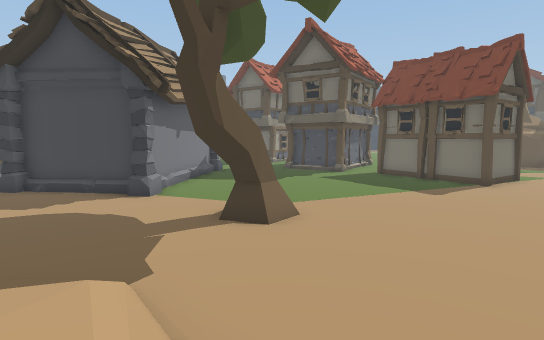
[1] (above)

24 first-person views from a walk through a Unity game level. The camera is 1.2 m above the floor, tilts 6° down and sees 80° across. The floor is counted in squares, 1 m on a side. Each view is taken from the middle of a square. On the plan, view 1 faces up. The plan holds only what a view shows up to about 14 squares ahead; the rest is blank. The place goes on beyond the plan. The player character is not drawn.

[2]
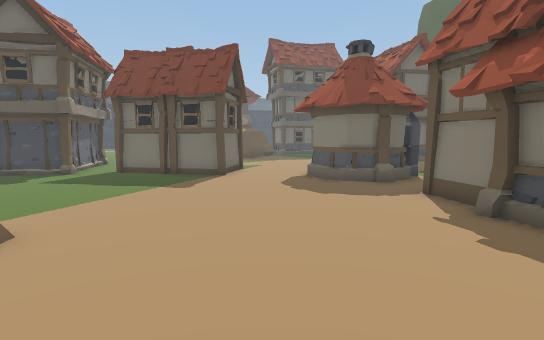

[3]
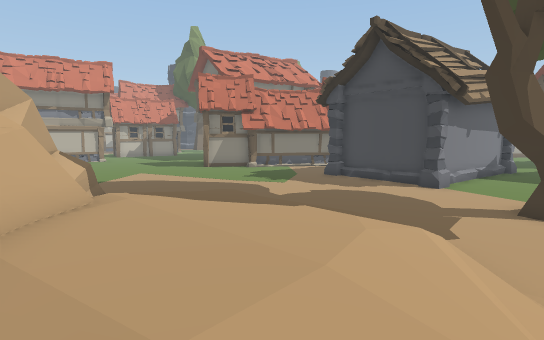

[4]
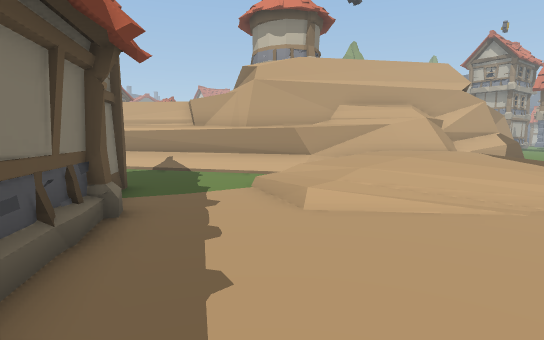

[5]
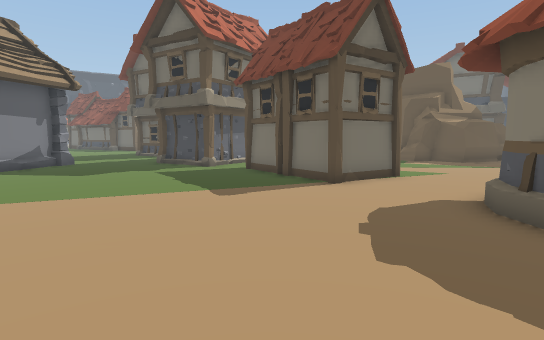

[6]
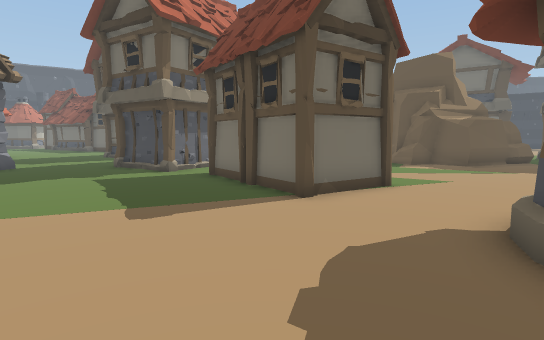

[7]
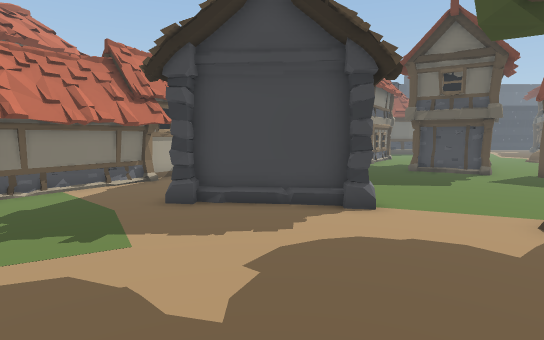

[8]
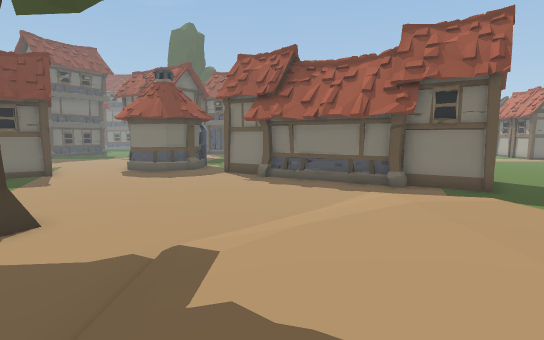

[9]
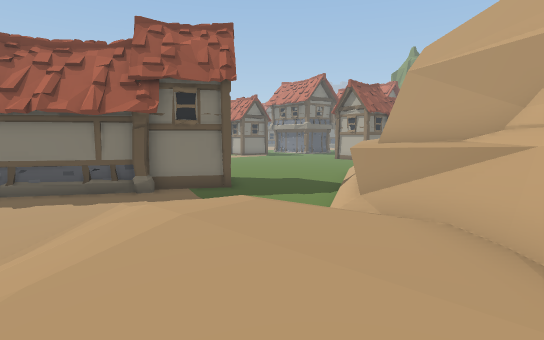

[10]
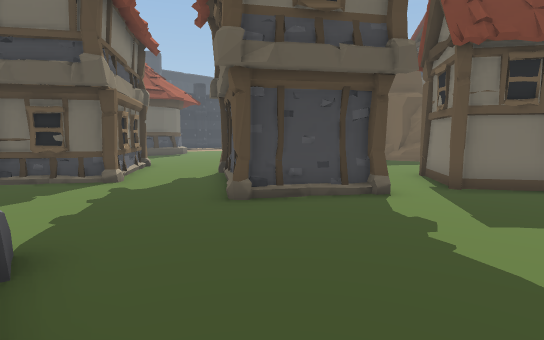

[11]
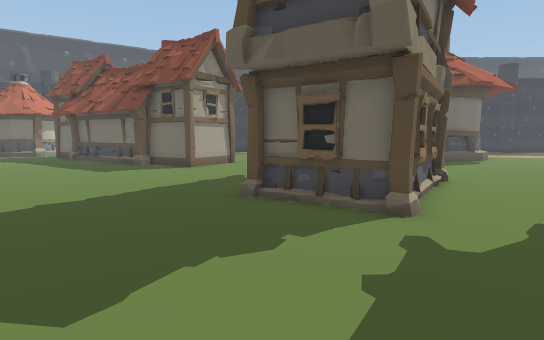

[12]
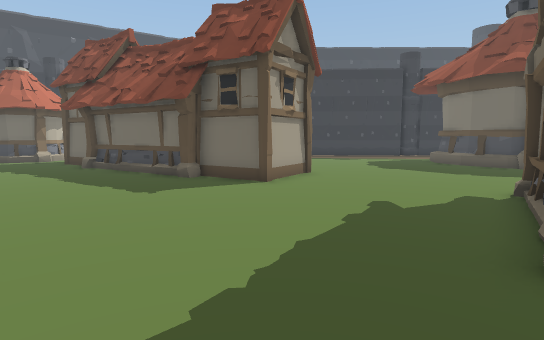

[13]
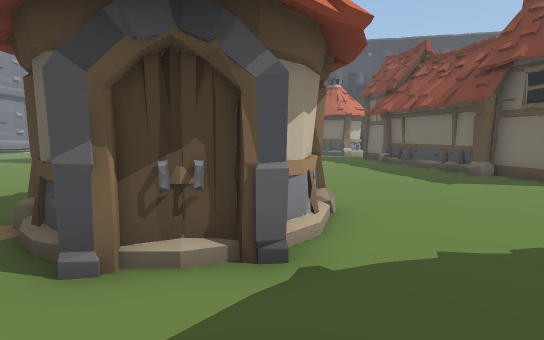

[14]
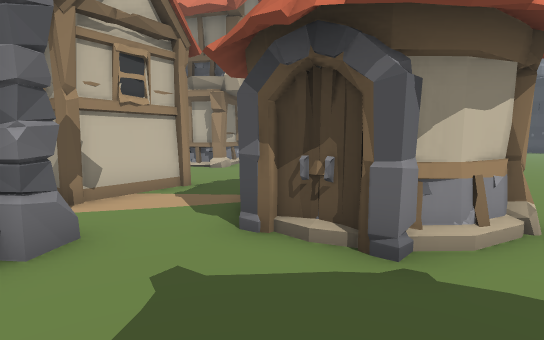

[15]
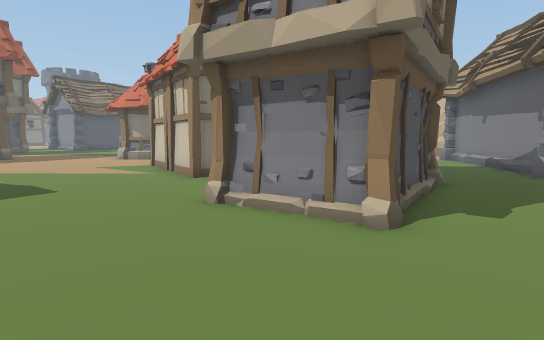

[16]
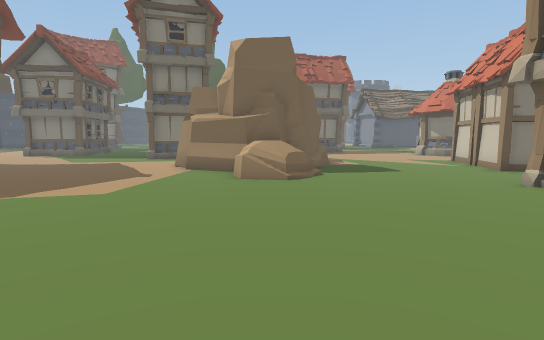

[17]
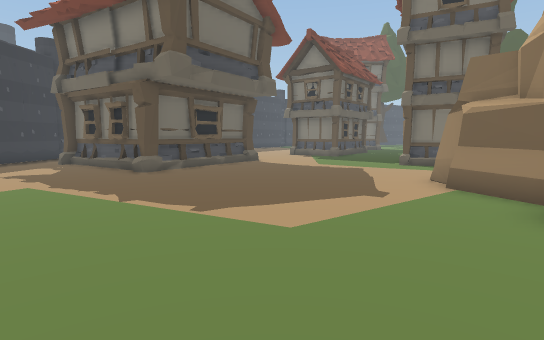

[18]
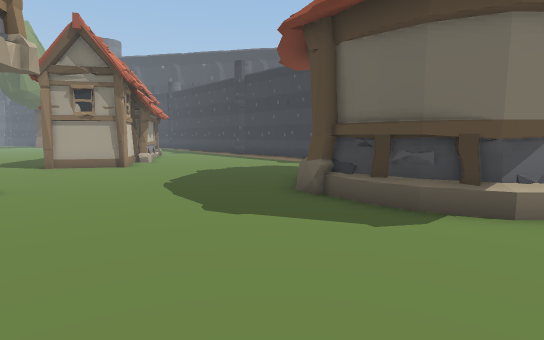

[19]
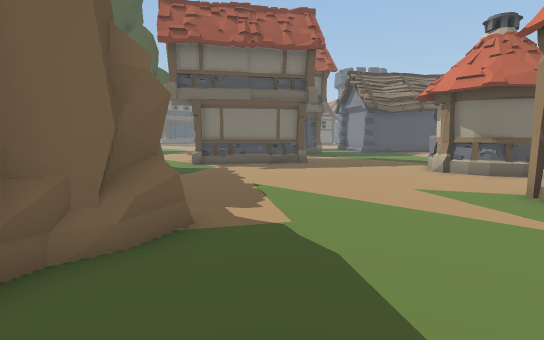

[20]
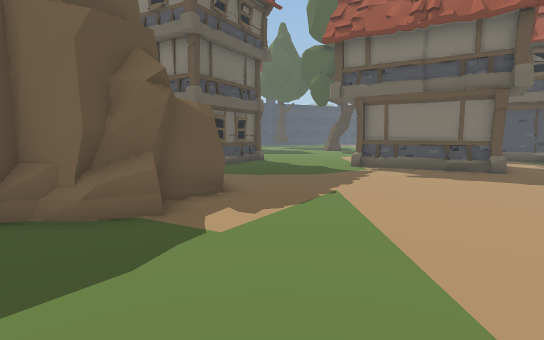

[21]
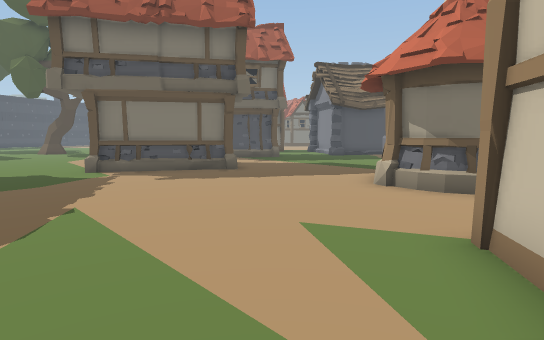

[22]
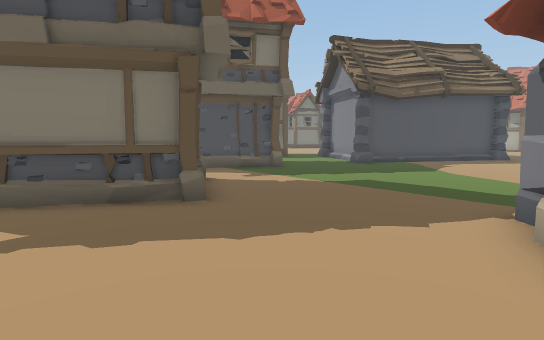

[23]
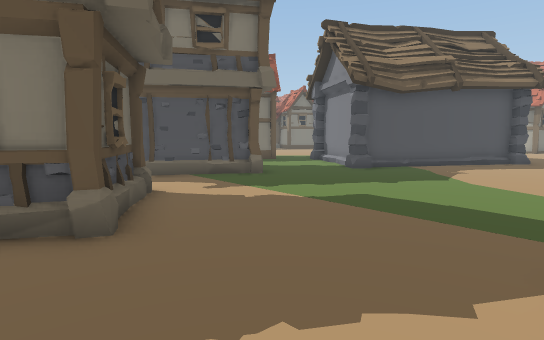

[24]
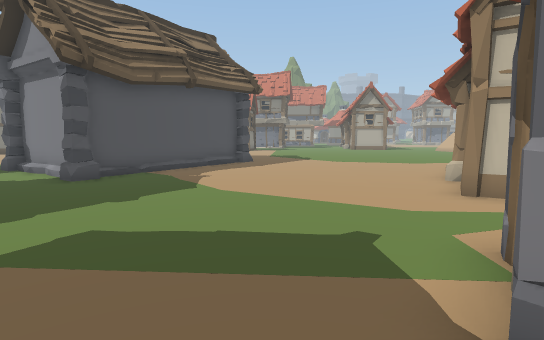

### Floor plan
Key: @ floor where view 1 was taken; # wall or solid block; . main floor; : floor 0.25 m higher than the main floor; + floor 0.5 m higher than the main floor; * floor 0.75 m higher than the main floor; / step, stairs or slope; = window, fence, low wall or low ledge; ^ raised ledge; H house; O other object.
Columns run from 13 left of view 1 to 22 right of it. Each row starts with its distance up from view 1.
 35 #         ......#            .....H
 34 HH       .......##   #      .....HH
 33 .H##    H........#####.   ......HH
 32 ...HH   #H........=....  .......HHH
 31 .....#H #H............. ..........HH
 30 .......HH..........................H
 29  ..................................
 28 ....................................
 27 .............HH.....................
 26  ...........H  HH...................
 25    ........HH  H....................
 24     .......H  H..........==.##......
 23      H.....HHHH.........=^#####.....
 22      HH......H..HH......=^#      .HH
 21      HH.........HHH......##       H
 20 ..HHHH.........HH HH......#      HH
 19 ...............H  H.......#####= .HH
 18 .H......  ....HH HH.........##......
 17   #H.##   #....HHH..H...............
 16   ##      #.....HH.HHH..............
 15   H.      #.......H# HH.............
 14   #.     ##........## H...........H.
 13  HH.     #.........H###H.........HHH
 12 #H...    #..........H#H..........H
 11 H....##  #...........H..........H
 10 H....#####...............H.....HH
  9  ......................HHHH.....HH
  8   ..........OO.........H  H.......H
  7   ..........OO.........H  HH........
  6  ...........O..........HHHH.........
  5 ...................................H
  4 ..... ................H ...........H
  3 ..... ///////........H# H...........
  2 ....   ++++//.......HH  H...........
  1   .=   +++++///....H#  H............
  0    #^^ ******@//...H   H.........##.
 -1     ###==****/:/..H#  H..........###
 -2       ###^/////..H##  H.........##
 -3         #^^=.....H#   .........##
 -4         ##^^^...HH   ..........#
 -5           #^^....H   .........##
 -6            ^^^....HH         .#
 -7             ^^.......
 -8             #^^......

Positions as (right, up) in squares from view 1, and headings:
1: (0, 0), facing up
2: (0, 1), facing up-right
3: (0, -2), facing up-left
4: (6, 3), facing down-left
5: (6, 3), facing up
6: (7, 5), facing up
7: (-6, 2), facing up
8: (-6, 2), facing right
9: (-5, 2), facing down-right
10: (-3, 13), facing up-right
11: (-2, 17), facing up
12: (-5, 21), facing up
13: (-5, 19), facing up-left
14: (-4, 20), facing left
15: (5, 26), facing down
16: (5, 30), facing down-right
17: (8, 28), facing right
18: (9, 27), facing up-left
19: (9, 21), facing down-right
20: (8, 17), facing right
21: (9, 17), facing down-right
22: (13, 13), facing down-right
23: (14, 11), facing down-right
24: (15, 9), facing down
